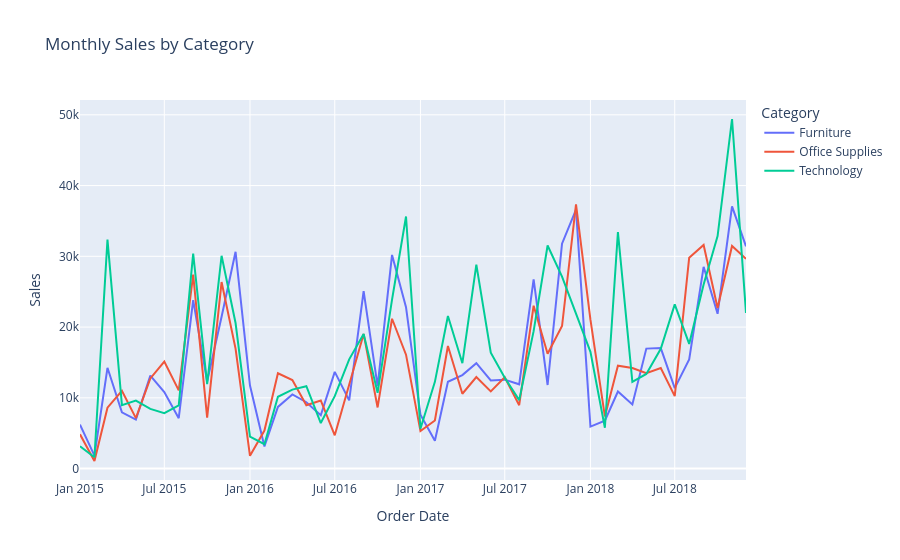

Source (notebook cell):
### Code cell
# Plot monthly sales by category
category_monthly = (
    df.groupby(
        [
            pd.Grouper(key="Order Date", freq="MS"),
            "Category"
        ]
    )["Sales"]
    .sum()
    .reset_index()
)

fig = px.line(
    category_monthly,
    x="Order Date",
    y="Sales",
    color="Category",
    title="Monthly Sales by Category"
)
try:
    fig.write_image("charts/monthly_sales_by_category.png", width=1200, height=600)
except ValueError as e:
    print("Image export failed:", e)
    print("Install kaleido: pip install --upgrade kaleido")
    fig.write_html("charts/monthly_sales_by_category.html")
fig.show()
